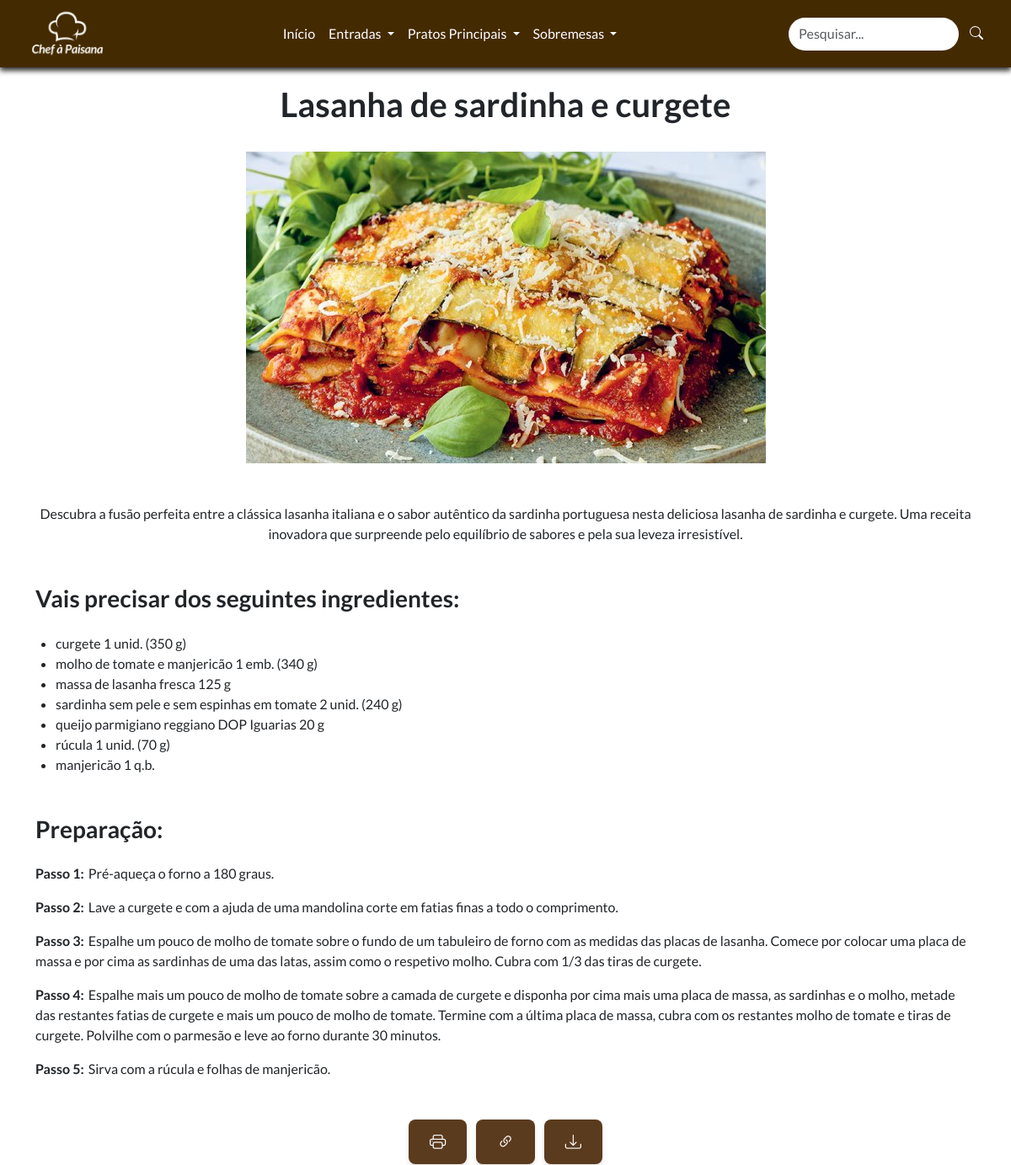
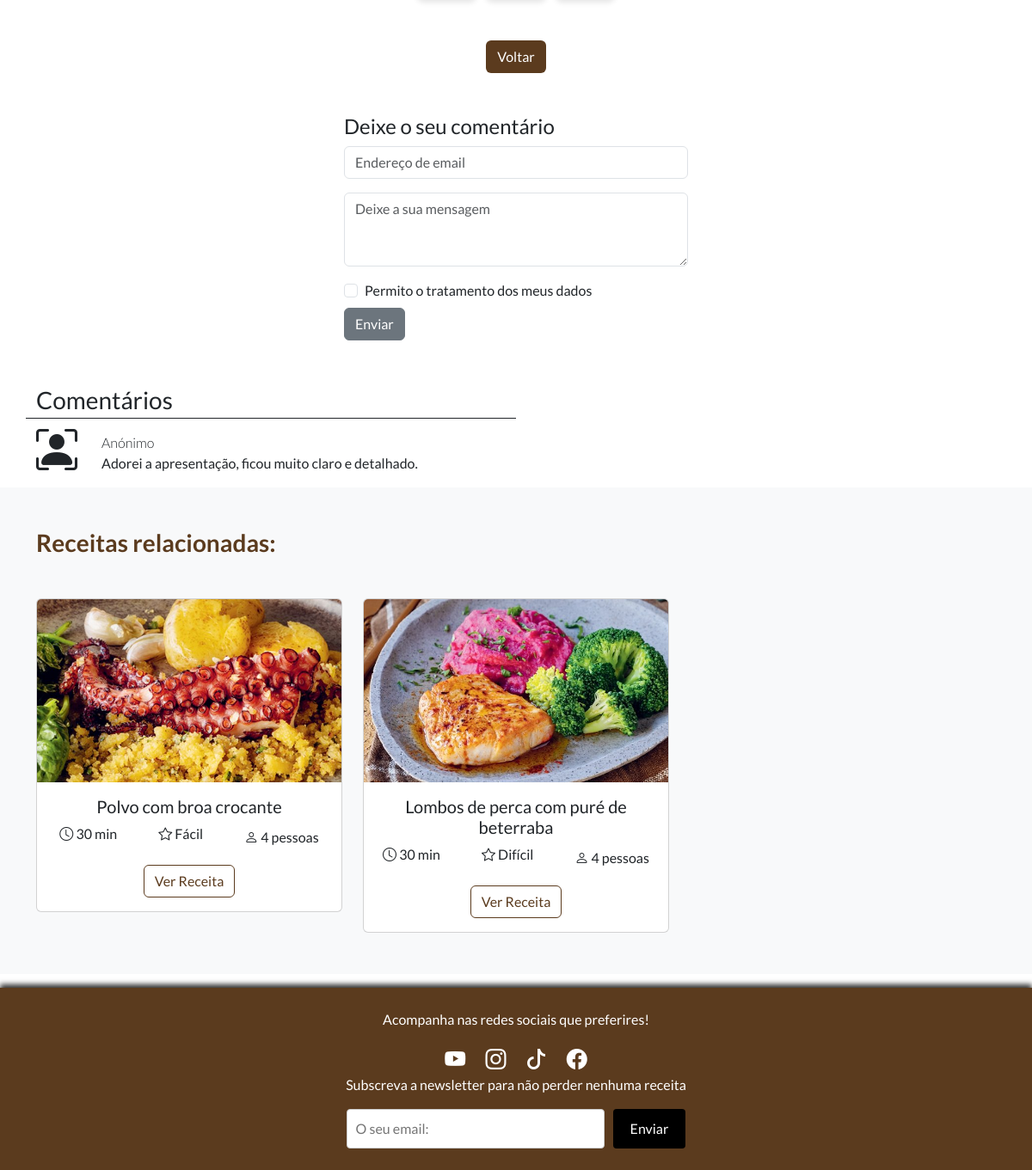
Screenshot of /receita.php?id=7 with the database file from the repository (2 pictures, top to bottom).
### tables this page shows
CREATE TABLE IF NOT EXISTS `receitas` (
  `id` int(11) unsigned NOT NULL AUTO_INCREMENT,
  `imagem` varchar(128) DEFAULT NULL,
  `titulo` varchar(50) DEFAULT NULL,
  `ingredientes` text DEFAULT NULL,
  `temp_prep` int(11) DEFAULT NULL,
  `preparacao` longtext DEFAULT NULL,
  `dificuldade` varchar(50) DEFAULT NULL,
  `n_pessoas` int(11) DEFAULT NULL,
  `tipo_receita` varchar(50) DEFAULT NULL,
  `descricao` text DEFAULT NULL,
  PRIMARY KEY (`id`)
);

CREATE TABLE IF NOT EXISTS `comentarios` (
  `id` int(11) unsigned NOT NULL AUTO_INCREMENT,
  `receitaId` int(11) unsigned NOT NULL DEFAULT 0,
  `email` varchar(50) DEFAULT '0',
  `mensagem` text NOT NULL,
  PRIMARY KEY (`id`)
);

### receita.php (the view, shortened to what this page needs)
<?php
require('includes/connections.php');
$id = isset($_GET['id']) ? intval($_GET['id']) : 0;
$sql = 'SELECT * FROM receitas WHERE id = :id';
$stmt = $dbh->prepare($sql);
$stmt->execute([':id' => $id]);
$receita = $stmt->fetch(PDO::FETCH_ASSOC);
$tipoReceitaAtual = $receita['tipo_receita'];
$sqlRelacionadas = 'SELECT * FROM receitas WHERE tipo_receita = :tipo_receita AND id != :id LIMIT 3';
$stmtRelacionadas = $dbh->prepare($sqlRelacionadas);
$stmtRelacionadas->execute([':tipo_receita' => $tipoReceitaAtual, ':id' => $receita['id']]);
$receitasRelacionadas = $stmtRelacionadas->fetchAll(PDO::FETCH_ASSOC);
?>
<!DOCTYPE html>
<html lang="pt">
<head>
    <?php require ('includes/linkscss.php') ?>
</head>
<body>
<?php require ('includes/header.php') ?>
<?php require ('includes/connections.php') ?>
<div id="parteImprimir" class="container mt-4 mb-5">
    <div class="text-center">
        <h1 class="fw-bold" style="margin-top: 100px"><?php echo $receita['titulo']; ?></h1>
        <img src="imgs/<?php echo $receita['imagem']; ?>" alt="<?php echo $receita['titulo']; ?>" class="img-fluid my-4">
        <p class="mt-4"><?php echo htmlspecialchars($receita['descricao']); ?></p>
        <h3 style="text-align: left" class="fw-bold mt-5 mb-4">Vais precisar dos seguintes ingredientes:</h3>
        <ul class="list-group ms-4">
            <?php
            $ingredientes = explode(',', $receita['ingredientes']);
            foreach ($ingredientes as $ingrediente): ?>
                <li style="text-align: left"><?php echo trim($ingrediente); ?></li>
            <?php endforeach; ?>
        </ul>
        <h3 style="text-align: left" class="fw-bold mt-5 mb-4">Preparação:</h3>
        <div>
            <?php
            $preparacao = explode(';', $receita['preparacao']);
            foreach ($preparacao as $preparacao):
                preg_match('/(Passo \d+:)(.*)/', $preparacao, $matches);
                ?>
                <p style="text-align: left">
                    <strong><?php echo htmlspecialchars($matches[1]); ?></strong><span style="margin-left: 5px;"></span><?php echo htmlspecialchars(trim($matches[2])); ?>
                </p>
            <?php endforeach; ?>
        </div>
    </div>
</div>
          <div class="text-center mt-3 mb-5">
            <div class="tooltip-container">
                <button class="btn-print me-2" onclick="window.print()">
                    <i class="bi bi-printer"></i>
                </button>
            </div>
            <div class="tooltip-container">
                <button class="btn-copy me-2" onclick="copiarLink()">
                    <i class="bi bi-link-45deg"></i>
                </button>
            </div>
            <div class="tooltip-container">
                <button class="btn-download" onclick="downloadReceita()">
                    <i class="bi bi-download"></i>
                </button>
            </div>
        </div>
        <div class="text-center mt-1 mb-5">
            <button onclick="history.back()" class="btn" style="color: white; background-color: #5b3b1e;">Voltar</button>
        </div>
        <div style="width: 400px;" class="mt-3 mb-5 mx-auto">
            <h4>Deixe o seu comentário</h4>
            <form action="comentarioinserir.php" method="POST">
                <div class="mb-3">
                    <input type="email" name="email" class="form-control" placeholder="Endereço de email" required>
                </div>
                <div class="mb-3">
                    <textarea name="mensagem" class="form-control" rows="3" placeholder="Deixe a sua mensagem" required></textarea>
                </div>
                <div class="form-check mt-2 mb-2">
                    <input name="aceito" class="form-check-input" type="checkbox" value="1" id="com-check" required>
                    <label class="form-check-label" for="com-check">
                        Permito o tratamento dos meus dados
                    </label>
                </div>
                <button type="submit" class="btn btn-secondary">Enviar</button>
            </form>
        </div>
        <?php
        $sql = 'SELECT * FROM comentarios WHERE receitaId = :i ORDER BY id DESC';
        $stmt = $dbh->prepare($sql);
        $stmt->bindValue(':i', $id);
        $stmt->execute();
        if(!$stmt || $stmt->rowCount() == 0){
            $resultados = false;
        }else $resultados = true;
        ?>
        <div class="container">
            <div class="row">
                <div class="col-6 fs-3 border-bottom border-dark">Comentários</div>
            </div>
            <?php
            if($resultados){
                while($c = $stmt->fetchObject()){
            ?>
                    <div class="row">
                        <div class="col-auto">
                            <i class="bi bi-person-bounding-box" style="font-size:48px;"></i>
                        </div>
                        <div class="col p-3">
                            <div class="fw-light">Anónimo </div>
                            <div><?= $c->mensagem ?></div>
                        </div>
                    </div>
            <?php
                }
            }else{
                echo '<p>Ainda não foram inseridos comentários.</p>';
            }
            ?>
        </div>
        <section class="bg-light py-5">
            <div class="container">
                <h3 class="text-start fw-bold mb-5" style="color: #5b3b1e;">Receitas relacionadas:</h3>
                <div class="row g-4">
                    <?php if (!empty($receitasRelacionadas)): ?>
                    <?php foreach ($receitasRelacionadas as $receitaRelacionada): ?>
                    <div class="col-md-4">
                        <div class="card">
                            <img src="imgs/<?php echo $receitaRelacionada['imagem']; ?>" class="card-img-top" alt="<?php echo $receitaRelacionada['titulo']; ?>">
                            <div class="card-body text-center">
                                <h5 class="card-title"><?php echo $receitaRelacionada['titulo']; ?></h5>
                                <div class="d-flex justify-content-center align-items-center mb-3">
                                    <div class="me-5 mb-2"><i class="bi bi-clock"></i> <?php echo $receitaRelacionada['temp_prep']; ?> min</div>
                                    <div class="me-5 mb-2"><i class="bi bi-star"></i> <?php echo $receitaRelacionada['dificuldade']; ?></div>
                                    <div><i class="bi bi-person"></i> <?php echo $receitaRelacionada['n_pessoas']; ?> pessoas</div>
                                </div>
                                <a href="receita.php?id=<?php echo $receitaRelacionada['id']; ?>" class="btn"
                                    style="border: 1px solid #5b3b1e; color: #5b3b1e; background-color: transparent;"
                                    onmouseover="this.style.backgroundColor='#5b3b1e'; this.style.color='white';"
                                    onmouseout="this.style.backgroundColor='transparent'; this.style.color='#5b3b1e';">
                                    Ver Receita
                                </a>
                            </div>
                        </div>
                    </div>
                    <?php endforeach; ?>
                    <?php else: ?>
                    <h4>Nenhuma receita relacionada encontrada.</h4>
                    <?php endif; ?>
                </div>
            </div>
        </section>
<?php require ('includes/footer.php') ?>
</body>
</html>

### css/style.css (style rules this page uses)
* { margin: 0; padding: 0; text-decoration: none; scroll-behavior: smooth; font-family: 'Lato', sans-serif; }
.btn-print, .btn-copy, .btn-download { background-color: #5b3b1e; color: white; padding: 12px 25px; font-size: 1.2rem; border: none; border-radius: 8px; cursor: pointer; text-transform: uppercase; transition: all 0.3s ease; box-shadow: 0 4px 6px rgba(0, 0, 0, 0.1); }
.tooltip-container { position: relative; display: inline-block; }

### includes/footer.php (style rules this page uses)
html, body { height: 100%; margin: 0; }

### rows the page displays
receitas: titulo "Lasanha de sardinha e curgete", imagem (picture), descricao "Descubra a fusão perfeita entre a clássica lasanha italiana e o sabor autêntico da sardinha portuguesa nesta deliciosa lasanha de sardinha e curgete. Uma receita inovadora que surpreende pelo equilíbrio de sabores e pela sua leveza irresistível.", ingredientes "curgete 1 unid. (350 g)", ingredientes "molho de tomate e manjericão 1 emb. (340 g)", ingredientes "massa de lasanha fresca 125 g", ingredientes "sardinha sem pele e sem espinhas em tomate 2 unid. (240 g)", ingredientes "queijo parmigiano reggiano DOP Iguarias 20 g", ingredientes "rúcula 1 unid. (70 g)", ingredientes "manjericão 1 q.b."
comentarios: mensagem "Adorei a apresentação, ficou muito claro e detalhado."
receitas: imagem (picture), titulo "Polvo com broa crocante", temp_prep "30", dificuldade "Fácil", n_pessoas "4"
receitas: imagem (picture), titulo "Lombos de perca com puré de beterraba", temp_prep "30", dificuldade "Difícil", n_pessoas "4"

### other values shown
$matches[1] "Passo 1:"
$matches[2] "Pré-aqueça o forno a 180 graus."
$matches[1] "Passo 2:"
$matches[2] "Lave a curgete e com a ajuda de uma mandolina corte em fatias finas a todo o comprimento."
$matches[1] "Passo 3:"
$matches[1] "Passo 4:"
$matches[1] "Passo 5:"
$matches[2] "Sirva com a rúcula e folhas de manjericão."
